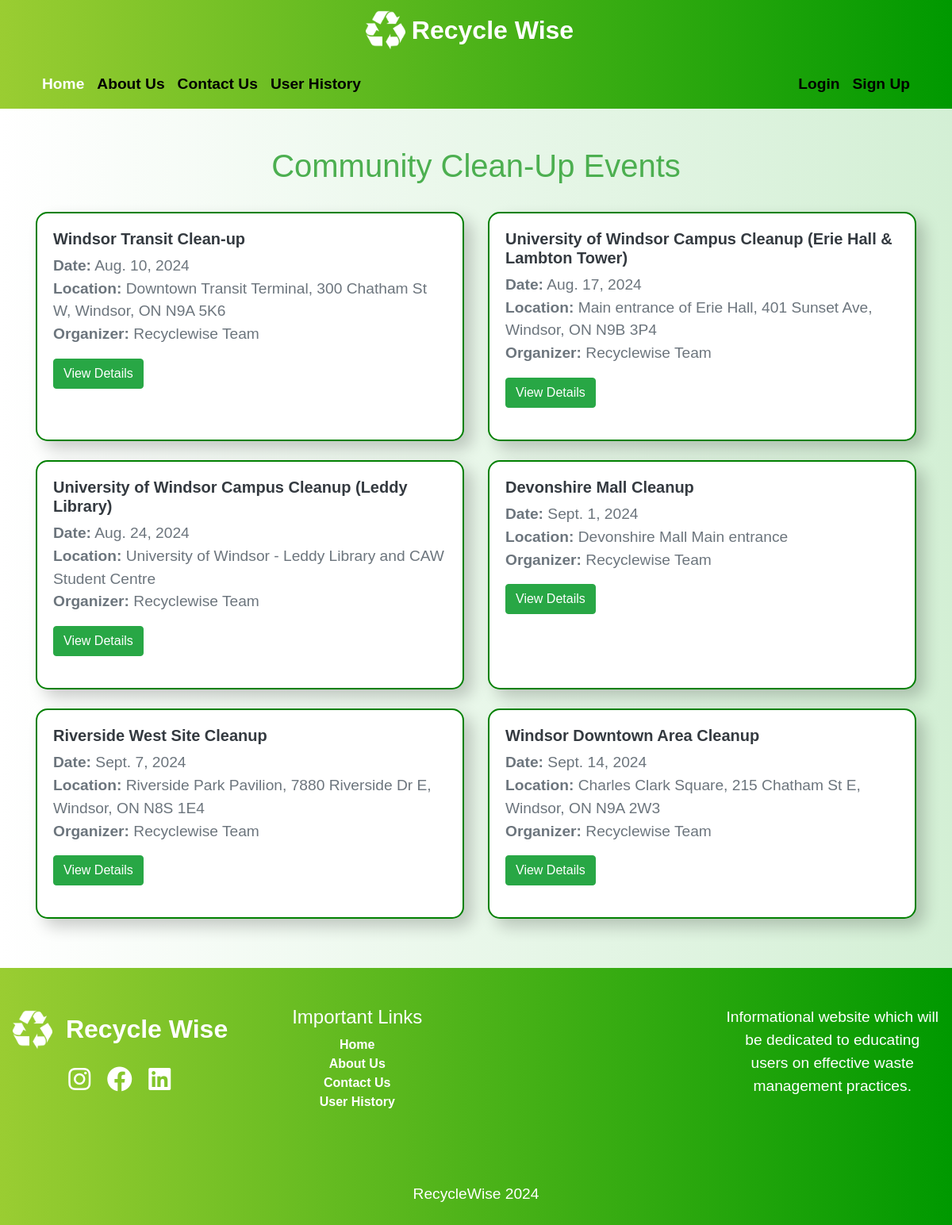
Page /upcoming_events/ on the committed database.
### upcomming_events/models.py (models this page shows, shortened)
class Event(models.Model):
    EVENT_TYPE_CHOICES = [
        ('CCU', 'Community Clean-Up'),
        ('RW', 'Recycling Workshop'),
    ]
    title = models.CharField(max_length=200)
    description = models.TextField()
    event_type = models.CharField(max_length=3, choices=EVENT_TYPE_CHOICES)
    date = models.DateField()
    time = models.TimeField()
    location = models.CharField(max_length=255)
    organizer = models.CharField(max_length=100)
    contact_email = models.EmailField()

### upcomming_events/views.py (the view)
# urls.py: path('', community_cleanup_list, name='community-cleanup-list'),
def community_cleanup_list(request):
    events = Event.objects.filter(event_type='CCU')
    return render(request, 'upcomming_events/community_cleanup_list.html', {'events': events})

### templates/upcomming_events/community_cleanup_list.html (shortened to what this page needs)
{% extends "base.html" %}
{% block content %}
    {% load static %}
    <link rel="stylesheet" href="{% static 'css/upcomming_events.css' %}">
    <div class="container py-5">
        <h1 class="text-center mb-4 wow animate__animated animate__slideInUp" data-wow-duration="1s">Community Clean-Up Events</h1>
        <div class="row">
            {% for event in events %}
                <div class="col-md-6 mb-4">
                    <div class="list-card wow animate__animated animate__jackInTheBox" data-wow-duration="1.5s">
                        <div class="list-card-body">
                            <h5 class="list-card-title">{{ event.title }}</h5>
                            <p class="list-card-text">
                                <strong>Date:</strong> {{ event.date }}<br>
                                <strong>Location:</strong> {{ event.location }}<br>
                                <strong>Organizer:</strong> {{ event.organizer }}
                            </p>
                            <a href="{% url 'community-cleanup-detail' event.pk %}" class="btn btn-primary">View Details</a>
                        </div>
                    </div>
                </div>
            {% endfor %}
        </div>
    </div>
{% endblock %}

### static/css/base.css (style rules this page uses)
h1 { color: #000; font-size: 2.5em; }
p { color: #000; font-size: 1.2em; }
.wow { visibility: hidden; }

### static/css/upcomming_events.css (style rules this page uses)
body, html { margin: 0; padding: 0; font-family: Arial, sans-serif; }
h1, h2 { color: #4CAF50; }
.list-card { display: flex; flex-direction: column; justify-content: space-between; height: 100%; background-color: white; border: 2px solid green; border-radius: 15px; padding: 20px; box-shadow: 10px 10px 20px rgba(0, 0, 0, 0.2); margin: 10px 0; }
.list-card-body { flex-grow: 1; }
.list-card-title { font-weight: bold; color: #343a40; }
.list-card-text { color: #6c757d; }
.btn-primary { background-color: #28a745; border-color: #28a745; align-self: flex-end; }

### rows in the picture
Event: title "Windsor Transit Clean-up", date "Aug. 10, 2024", location "Downtown Transit Terminal, 300 Chatham St W, Windsor, ON N9A 5K6", organizer "Recyclewise Team"
Event: title "University of Windsor Campus Cleanup (Erie Hall & Lambton Tower)", date "Aug. 17, 2024", location "Main entrance of Erie Hall, 401 Sunset Ave, Windsor, ON N9B 3P4", organizer "Recyclewise Team"
Event: title "University of Windsor Campus Cleanup (Leddy Library)", date "Aug. 24, 2024", location "University of Windsor - Leddy Library and CAW Student Centre", organizer "Recyclewise Team"
Event: title "Devonshire Mall Cleanup", date "Sept. 1, 2024", location "Devonshire Mall Main entrance", organizer "Recyclewise Team"
Event: title "Riverside West Site Cleanup", date "Sept. 7, 2024", location "Riverside Park Pavilion, 7880 Riverside Dr E, Windsor, ON N8S 1E4", organizer "Recyclewise Team"
Event: title "Windsor Downtown Area Cleanup", date "Sept. 14, 2024", location "Charles Clark Square, 215 Chatham St E, Windsor, ON N9A 2W3", organizer "Recyclewise Team"
